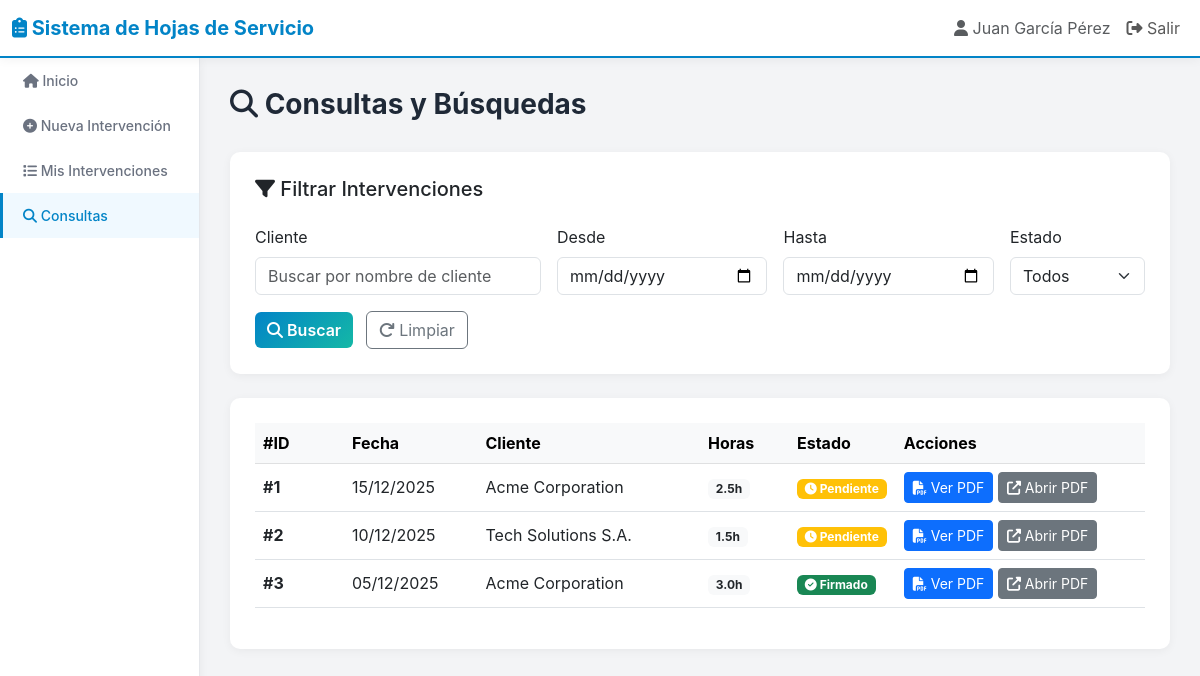
Screenshot of /dashboard.php?seccion=consultas (signed in) with the database file from the repository.
### tables this page shows
CREATE TABLE IF NOT EXISTS intervenciones (
    id INT PRIMARY KEY AUTO_INCREMENT,
    fecha DATE NOT NULL,
    cliente VARCHAR(150) NOT NULL,
    descripcion TEXT NOT NULL,
    responsable_trabajador VARCHAR(100) NOT NULL,
    responsable_cliente VARCHAR(100),
    horas_ocupadas DECIMAL(6,2) NOT NULL,
    estado ENUM('pendiente', 'firmado') DEFAULT 'pendiente',
    pdf_path VARCHAR(255),
    firma_base64 LONGTEXT,
    notas_adicionales TEXT,
    usuario_id INT,
    created_at TIMESTAMP DEFAULT CURRENT_TIMESTAMP,
    updated_at TIMESTAMP DEFAULT CURRENT_TIMESTAMP ON UPDATE CURRENT_TIMESTAMP,
    FOREIGN KEY (usuario_id) REFERENCES usuarios(id) ON DELETE SET NULL,
    INDEX idx_cliente (cliente),
    INDEX idx_fecha (fecha),
    INDEX idx_estado (estado),
    INDEX idx_usuario_id (usuario_id)
);

### php/auth.php (called while the page is built, shortened)
<?php
function getCurrentUser() {
    return [
        'id' => $_SESSION['user_id'] ?? null,
        'username' => $_SESSION['username'] ?? null,
        'nombre' => $_SESSION['nombre'] ?? null,
        'tipo' => $_SESSION['tipo'] ?? null,
    ];
}
?>

### php/interventions.php (called while the page is built, shortened)
<?php
function getAllInterventions($filters = [], $pdo) {
    $query = "SELECT i.*, u.nombre as usuario_nombre FROM intervenciones i
              LEFT JOIN usuarios u ON i.usuario_id = u.id
              WHERE 1=1";
    $params = [];
    if (!empty($filters['usuario_id'])) {
        $query .= " AND i.usuario_id = ?";
        $params[] = $filters['usuario_id'];
    }
    $query .= " ORDER BY i.fecha DESC, i.id DESC";
    $stmt = $pdo->prepare($query);
    $stmt->execute($params);
    return $stmt->fetchAll();
}
?>

### dashboard.php (the view, shortened to what this page needs)
<?php
require_once 'config/database.php';
require_once 'php/auth.php';
require_once 'php/interventions.php';
$user = getCurrentUser();
if (isset($_POST['create_intervention'])) {
    $activeSection = 'nueva-intervencion';
} elseif (isset($_GET['search_cliente']) || isset($_GET['search_fecha_inicio']) || isset($_GET['search_fecha_fin']) || isset($_GET['search_estado']) || isset($_GET['seccion'])) {
    $activeSection = $_GET['seccion'] ?? 'consultas';
} else {
    $activeSection = 'inicio';
}
?>
<!DOCTYPE html>
<html lang="es">
<head>
    <link href="https://cdn.jsdelivr.net/npm/bootstrap@5.3.0/dist/css/bootstrap.min.css" rel="stylesheet">
    <link href="https://cdnjs.cloudflare.com/ajax/libs/font-awesome/6.4.0/css/all.min.css" rel="stylesheet">
</head>
<body>
    <nav class="navbar navbar-expand-lg navbar-light sticky-top">
        <div class="container-fluid">
            <span class="navbar-brand">
                <i class="fas fa-clipboard-list"></i> <?php echo htmlspecialchars(APP_NAME); ?>
            </span>
            <div class="collapse navbar-collapse" id="navbarNav">
                <ul class="navbar-nav ms-auto">
                    <li class="nav-item">
                        <span class="nav-link text-muted">
                            <i class="fas fa-user"></i> <?php echo htmlspecialchars($user['nombre']); ?>
                        </span>
                    </li>
                    <li class="nav-item">
                        <a class="nav-link" href="php/logout.php">
                            <i class="fas fa-sign-out-alt"></i> Salir
                        </a>
                    </li>
                </ul>
            </div>
        </div>
    </nav>
    <div class="container-fluid">
        <div class="row">
            <div class="col-md-3 col-lg-2 sidebar p-0">
                <nav class="nav flex-column">
                    <a class="nav-link <?php echo $activeSection === 'inicio' ? 'active' : ''; ?>" href="#" onclick="showSection('inicio', event)">
                        <i class="fas fa-home"></i> Inicio
                    </a>
                    <a class="nav-link <?php echo $activeSection === 'nueva-intervencion' ? 'active' : ''; ?>" href="#" onclick="showSection('nueva-intervencion', event)">
                        <i class="fas fa-plus-circle"></i> Nueva Intervención
                    </a>
                    <a class="nav-link <?php echo $activeSection === 'mis-intervenciones' ? 'active' : ''; ?>" href="#" onclick="showSection('mis-intervenciones', event)">
                        <i class="fas fa-list"></i> Mis Intervenciones
                    </a>
                    <a class="nav-link <?php echo $activeSection === 'consultas' ? 'active' : ''; ?>" href="#" onclick="showSection('consultas', event)">
                        <i class="fas fa-search"></i> Consultas
                    </a>
                </nav>
            </div>
            <div class="col-md-9 col-lg-10 main-content">
                        <?php
                        $userInterventions = getAllInterventions(['usuario_id' => $user['id']], $pdo);
                        ?>
                <div id="consultas" class="page-section <?php echo $activeSection === 'consultas' ? 'active' : ''; ?>">
                    <h1 class="page-title"><i class="fas fa-search"></i> Consultas y Búsquedas</h1>
                    <div class="form-section">
                        <h5 class="mb-4"><i class="fas fa-filter"></i> Filtrar Intervenciones</h5>
                        <form method="GET" class="row g-3">
                            <div class="col-md-4">
                                <label class="form-label">Cliente</label>
                                <input type="text" name="search_cliente" class="form-control" placeholder="Buscar por nombre de cliente" value="<?php echo htmlspecialchars($_GET['search_cliente'] ?? ''); ?>">
                            </div>
                            <div class="col-md-3">
                                <label class="form-label">Desde</label>
                                <input type="date" name="search_fecha_inicio" class="form-control" value="<?php echo htmlspecialchars($_GET['search_fecha_inicio'] ?? ''); ?>">
                            </div>
                            <div class="col-md-3">
                                <label class="form-label">Hasta</label>
                                <input type="date" name="search_fecha_fin" class="form-control" value="<?php echo htmlspecialchars($_GET['search_fecha_fin'] ?? ''); ?>">
                            </div>
                            <div class="col-md-2">
                                <label class="form-label">Estado</label>
                                <select name="search_estado" class="form-select">
                                    <option value="">Todos</option>
                                </select>
                            </div>
                            <div class="col-12">
                                <button type="submit" class="btn btn-primary-custom me-2">
                                    <i class="fas fa-search"></i> Buscar
                                </button>
                                <button type="button" class="btn btn-outline-secondary" onclick="limpiarBusqueda()">
                                    <i class="fas fa-redo"></i> Limpiar
                                </button>
                            </div>
                        </form>
                    </div>
                    <div class="form-section mt-4">
                        <?php
                        $searchFilters = [];
                        $hasSearch = false;
                        $searchFilters['usuario_id'] = $user['id'];
                        $searchResults = getAllInterventions($searchFilters, $pdo);
                        ?>
                        <?php if (empty($searchResults) && $hasSearch): ?>
                            <div class="alert alert-info">
                                <i class="fas fa-info-circle"></i> No se encontraron intervenciones que coincidan con los criterios de búsqueda.
                            </div>
                        <?php elseif (!empty($searchResults)): ?>
                            <div class="table-responsive">
                                <table class="table table-hover align-middle">
                                    <thead class="table-light">
                                        <tr>
                                            <th style="width: 10%">#ID</th>
                                            <th style="width: 15%">Fecha</th>
                                            <th style="width: 25%">Cliente</th>
                                            <th style="width: 10%">Horas</th>
                                            <th style="width: 12%">Estado</th>
                                            <th style="width: 28%">Acciones</th>
                                        </tr>
                                    </thead>
                                    <tbody>
                                        <?php foreach ($searchResults as $intervention): ?>
                                        <tr>
                                            <td><strong>#<?php echo $intervention['id']; ?></strong></td>
                                            <td><?php echo (new DateTime($intervention['fecha']))->format('d/m/Y'); ?></td>
                                            <td><?php echo htmlspecialchars($intervention['cliente']); ?></td>
                                            <td>
                                                <span class="badge bg-light text-dark">
                                                    <?php echo number_format($intervention['horas_ocupadas'], 1); ?>h
                                                </span>
                                            </td>
                                            <td>
                                                <?php if ($intervention['estado'] === 'firmado'): ?>
                                                    <span class="badge bg-success"><i class="fas fa-check-circle"></i> Firmado</span>
                                                <?php else: ?>
                                                    <span class="badge bg-warning"><i class="fas fa-clock"></i> Pendiente</span>
                                                <?php endif; ?>
                                            </td>
                                            <td>
                                                <button class="btn btn-sm btn-primary" onclick="abrirPDFModal(<?php echo $intervention['id']; ?>)">
                                                    <i class="fas fa-file-pdf"></i> Ver PDF
                                                </button>
                                                <a href="view_pdf.php?id=<?php echo $intervention['id']; ?>" target="_blank" class="btn btn-sm btn-secondary">
                                                    <i class="fas fa-external-link-alt"></i> Abrir PDF
                                                </a>
                                            </td>
                                        </tr>
                                        <?php endforeach; ?>
                                    </tbody>
                                </table>
                            </div>
                        <?php elseif (!$hasSearch): ?>
                            <div class="alert alert-secondary">
                                <i class="fas fa-search"></i> Usa los filtros arriba para buscar intervenciones.
                            </div>
                        <?php endif; ?>
                    </div>
                </div>
            </div>
        </div>
    </div>
</body>
</html>

### dashboard.php (style rules this page uses)
:root { --primary-color: #0284C7; --secondary-color: #14B8A6; --danger-color: #EF4444; --success-color: #10B981; --warning-color: #F59E0B; }
body { background-color: #F3F4F6; font-family: 'Inter', -apple-system, BlinkMacSystemFont, 'Segoe UI', sans-serif; }
.navbar { background: white; box-shadow: 0 2px 10px rgba(0, 0, 0, 0.05); border-bottom: 2px solid var(--primary-color); }
.navbar-brand { font-weight: 700; color: var(--primary-color) !important; font-size: 20px; }
.sidebar { background: white; box-shadow: 0 2px 10px rgba(0, 0, 0, 0.05); min-height: calc(100vh - 60px); border-right: 1px solid #E5E7EB; }
.sidebar .nav-link { color: #6B7280; padding: 12px 20px; border-left: 3px solid transparent; transition: all 0.3s ease; font-size: 14px; font-weight: 500; }
.sidebar .nav-link:hover, .sidebar .nav-link.active { background-color: #F0F9FF; color: var(--primary-color); border-left-color: var(--primary-color); }
.main-content { padding: 30px; }
.page-section { display: none; }
.page-section.active { display: block; }
.btn-primary-custom { background: linear-gradient(135deg, var(--primary-color) 0%, var(--secondary-color) 100%); border: none; color: white; font-weight: 600; transition: all 0.3s ease; }
.page-title { color: #1F2937; font-weight: 700; margin-bottom: 30px; font-size: 28px; }
.form-section { background: white; border-radius: 10px; padding: 25px; box-shadow: 0 2px 10px rgba(0, 0, 0, 0.05); margin-bottom: 20px; }

### rows the page displays
intervenciones: id "1", fecha "15/12/2025", cliente "Acme Corporation", horas_ocupadas "2.5", estado "pendiente" (drawn)
intervenciones: id "2", fecha "10/12/2025", cliente "Tech Solutions S.A.", horas_ocupadas "1.5", estado "pendiente" (drawn)
intervenciones: id "3", fecha "05/12/2025", cliente "Acme Corporation", horas_ocupadas "3.0", estado "firmado" (drawn)

### other values shown
APP_NAME "Sistema de Hojas de Servicio"
$user['nombre'] "Juan García Pérez"
